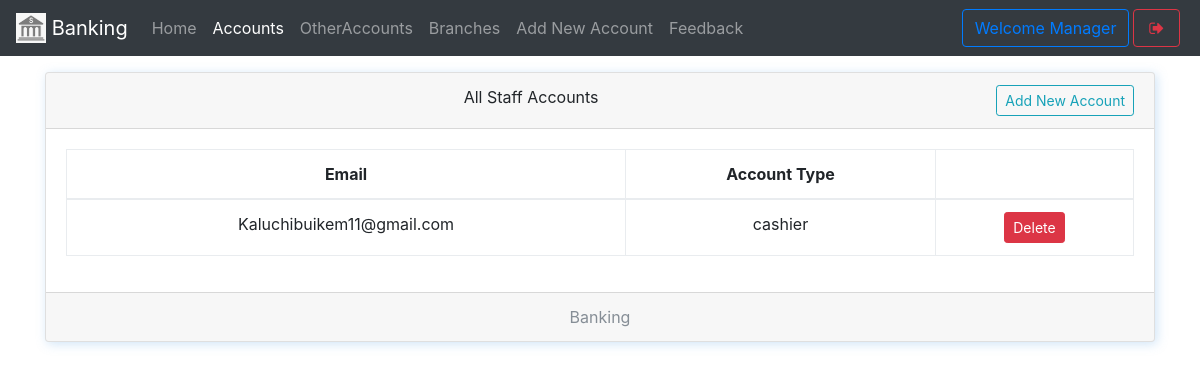
Page /manager/staffs (signed in) on the earlier database version.
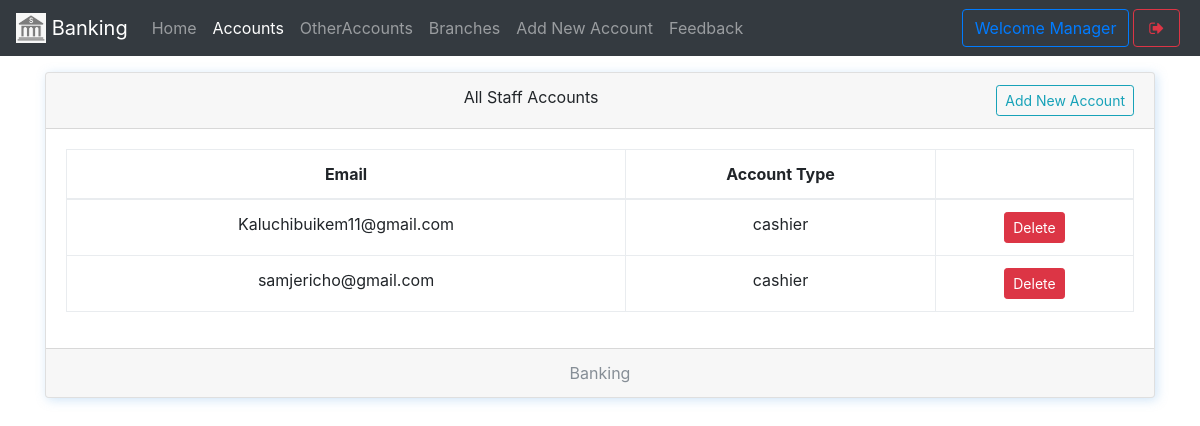
Same page on the later database version.
### core/models.py (models this page shows, shortened)
class User(AbstractUser):
    username = None
    email = models.EmailField(
        _('Email'),
        max_length=150,
        unique=True,
        help_text=_('Required. 150 characters or fewer. Letters, digits and @/./+/-/_ only.'),
        error_messages={
            'unique': _("A user with that email already exists."),
        },
    )
    objects = BaseManager()
    USERNAME_FIELD = 'email'
    REQUIRED_FIELDS = []
    choices = (('user','user'),('cashier','cashier'),('manager','manager'))
    usertype = models.CharField(max_length = 10, default = "user")

### core/views.py (the view, shortened to what this page needs)
# urls.py: path('manager/staffs',ManagerStaffListView.as_view(),name="manager-staff-list"),
class ManagerStaffListView(ManagerRequiredMixin, ListView):
    model = User
    template_name = "manager/staff-list.html"
    def get_queryset(self):
        return User.objects.filter(Q(usertype = "manager")| Q(usertype = "cashier")).exclude(id = self.request.user.id)

### core/views.py (called while the page is built)
    def test_func(self):
        return self.request.user.is_staff or self.request.user.usertype == "manager"

### core/templates/manager/staff-list.html (shortened to what this page needs)
{% extends 'manager/manager-base.html' %}
{% block content %}
<div class="container">
    <div class="card w-100 text-center shadowBlue">
      <div class="card-header">
        All Staff Accounts <button class="btn btn-outline-info btn-sm float-right" data-toggle="modal" data-target="#exampleModal">Add New Account</button>
      </div>
      <div class="card-body">
        <table class="table table-bordered">
          <thead>
            <tr>
              <th>Email</th>
              <th>Account Type</th>
              <th></th>
            </tr>
          </thead>
          <tbody>
            {% for obj in object_list %}
                <tr>
                <td>{{obj.email}}</td>
                <td>{{obj.usertype}}</td>
                 <td><a href="javascript:void(0)" class='btn btn-danger btn-sm' data-toggle="modal" data-target="#exampleModal2" onclick="deleteuser('{{obj.id}}')"  title="Delete this staff account">Delete</a></td>
                </tr>
            {% empty %}
            <p class="jumbotron text-center">NO STAFF</p>
            {% endfor %}
          </tbody>
        </table>
      </div>
      <div class="card-footer text-muted">
       Banking
      </div>
    </div>
    </div>
{% endblock %}

Differences in the rows shown:
added User: email "samjericho@gmail.com", usertype "cashier"
